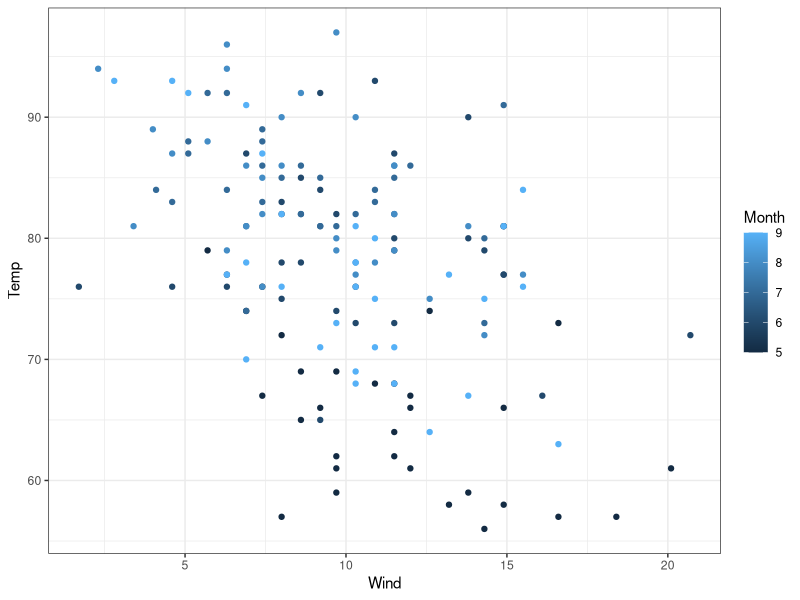

The R source for this figure:
## ---- chunk 1
options(htmltools.dir.version = FALSE)

# library(xaringanthemer)
# # style_mono_accent(
# #   base_color = "#1c5253"
# #   # header_font_google = google_font("Josefin Sans"),
# #   # text_font_google   = google_font("Montserrat", "300", "300i"),
# #   # code_font_google   = google_font("Fira Mono")
# # )
# # style_xaringan(link_color = 'red')
# style_xaringan(
#   text_font_family = "Droid Serif",
#   text_font_url = "https://fonts.googleapis.com/css?family=Droid+Serif:400,700,400italic",
#   header_font_google = google_font("Yanone Kaffeesatz")
# )
# other colors:
# blue: rgb(0,114,178)
# orange: rgb(213,94,0)
# green: rgb(0,158,115)
## ---- chunk 2
# # Install packages (only first time)
# install.packages('data.table') #<<
# install.packages('tidyverse') #<<

# Load them:
library(data.table)
library(dplyr)
## ---- chunk 3
getwd() # tells you the current wd
## ---- chunk 4
a <- datasets::airquality
b <- data.table(Month = 1:12, month.text = month.name)
df <- merge.data.table(a,b,by = 'Month')
df <- a %>% 
  left_join(b,by = 'Month')

## ---- chunk 5
library(ggplot2)
try( # ignore this
p <- ggplot(data = data) +
  geom_GEOM(mapping = aes(MAPPINGS)) +
  THEME()
)
# Example
p <- ggplot(data = airquality) +
  geom_point(mapping = aes(Wind,Temp, color = Month)) +
  theme_bw()
## ---- chunk 6
library(ggplot2)
p <- ggplot(data = airquality) +
  geom_point(mapping = aes(Wind,Temp, color = Month)) +
  theme_bw()
p

